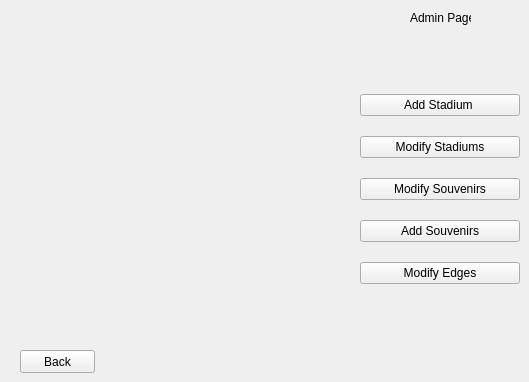
    <widget class="QWidget" name="Admin2">
     <widget class="QPushButton" name="A_BackB">
      <property name="geometry">
       <rect>
        <x>20</x>
        <y>350</y>
        <width>75</width>
        <height>23</height>
       </rect>
      </property>
      <property name="text">
       <string>Back</string>
      </property>
     </widget>
     <widget class="QLabel" name="label_3">
      <property name="geometry">
       <rect>
        <x>410</x>
        <y>10</y>
        <width>61</width>
        <height>16</height>
       </rect>
      </property>
      <property name="text">
       <string>Admin Page</string>
      </property>
     </widget>
     <widget class="QWidget" name="verticalLayoutWidget_2">
      <property name="geometry">
       <rect>
        <x>360</x>
        <y>80</y>
        <width>160</width>
        <height>221</height>
       </rect>
      </property>
      <layout class="QVBoxLayout" name="verticalLayout_2">
       <item>
        <widget class="QPushButton" name="A_AddB">
         <property name="text">
          <string>Add Stadium </string>
         </property>
        </widget>
       </item>
       <item>
        <widget class="QPushButton" name="A_StadiumsB">
         <property name="text">
          <string>Modify Stadiums</string>
         </property>
        </widget>
       </item>
       <item>
        <widget class="QPushButton" name="A_SouvenirsB">
         <property name="text">
          <string>Modify Souvenirs</string>
         </property>
        </widget>
       </item>
       <item>
        <widget class="QPushButton" name="A_AddSouvB">
         <property name="text">
          <string>Add Souvenirs</string>
         </property>
        </widget>
       </item>
       <item>
        <widget class="QPushButton" name="A_EdgesB">
         <property name="text">
          <string>Modify Edges</string>
         </property>
        </widget>
       </item>
      </layout>
     </widget>
    </widget>
